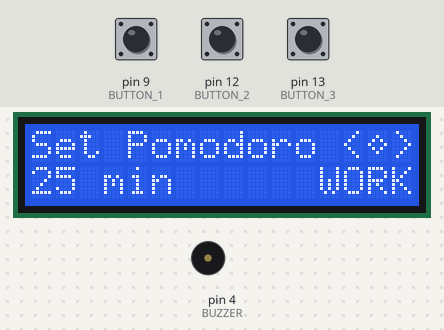
The sketch below on a simulated Arduino Uno, built with avr-gcc and run on an emulated ATmega328P. On the bench: 16×2 character LCD, buzzer (waves = sounding). The test bench sets the inputs (shaded band); at power-on: pin 12 (BUTTON_2) HIGH, pin 13 (BUTTON_3) HIGH, pin 9 (BUTTON_1) HIGH.

Above: at 1.2 s.
1.3 s: pin 12 (BUTTON_2) pulled LOW for 0.15 s
At 2.5 s:
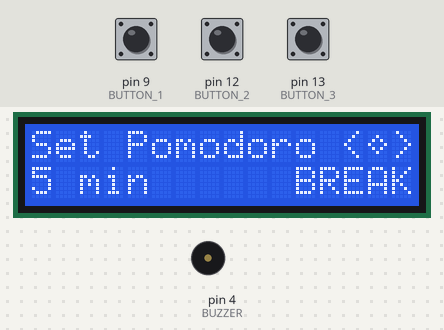
2.9 s: pin 12 (BUTTON_2) pulled LOW for 1 s
At 3.7 s:
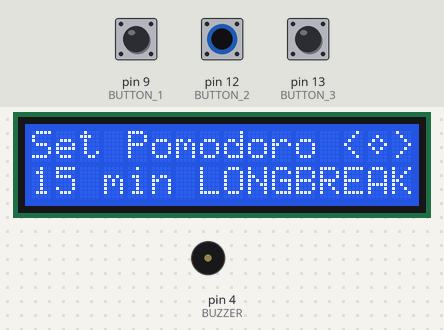
5.4 s: pin 12 (BUTTON_2) pulled LOW for 0.15 s
At 6.7 s:
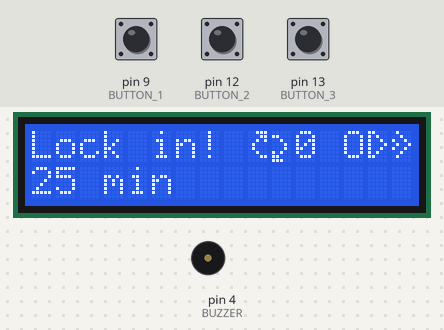
7.0 s: pin 13 (BUTTON_3) pulled LOW for 0.15 s
At 8.7 s:
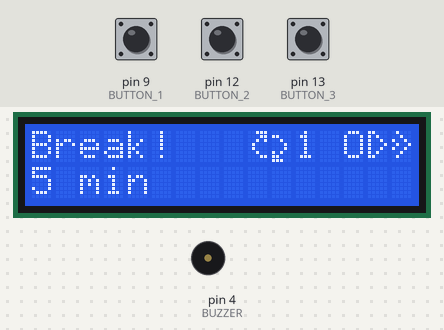
9.5 s: pin 9 (BUTTON_1) pulled LOW for 0.15 s
At 9.9 s:
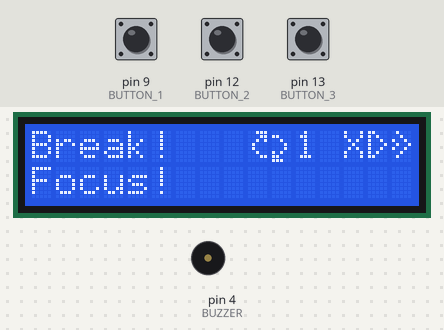
11.1 s: pin 13 (BUTTON_3) pulled LOW for 1 s
At 13.0 s:
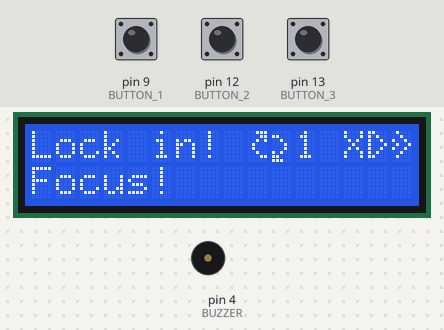
Timing chart, 0 to 14.5 s (numbered marks = the images above; inputs shaded):
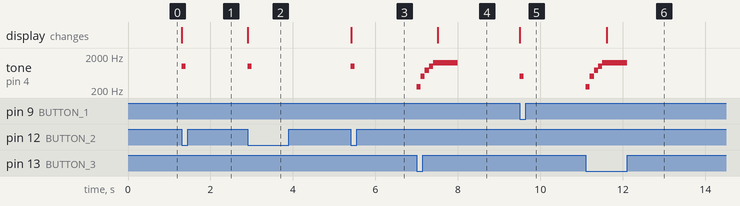

Measured:
- after the input at 1.3 s, tone on pin 4 (BUZZER): silent → 1000 Hz at once, → silent 0.10 s later; the display: changes at once (image 1)
- after the input at 2.9 s, tone on pin 4 (BUZZER): silent → 1000 Hz at once, → silent 0.10 s later; the display: changes at once (image 2)
- after the input at 5.4 s, tone on pin 4 (BUZZER): silent → 1000 Hz at once, → silent 0.10 s later; the display: changes at once (image 3)
- after the input at 7.0 s, tone on pin 4 (BUZZER): plays 250 Hz for 0.10 s, 500 Hz for 0.10 s, 750 Hz for 0.10 s, 1000 Hz for 0.10 s, 1250 Hz for 0.60 s, starting at once; the display: changes after 0.51 s (image 4)
- after the input at 9.5 s, tone on pin 4 (BUZZER): silent → 500 Hz at once, → silent 0.10 s later; the display: changes at once (image 5)
- after the input at 11.1 s, tone on pin 4 (BUZZER): plays 250 Hz for 0.10 s, 500 Hz for 0.10 s, 750 Hz for 0.10 s, 1000 Hz for 0.10 s, 1250 Hz for 0.60 s, starting at once; the display: changes after 0.51 s (image 6)

The sketch:

pomodoro.ino
```cpp
/*
 The circuit:
 * LCD RS pin to digital pin 2
 * LCD Enable pin to digital pin 3
 * LCD D4 pin to digital pin 5
 * LCD D5 pin to digital pin 6
 * LCD D6 pin to digital pin 7
 * LCD D7 pin to digital pin 8
 * LCD R/W pin to ground
 * LCD VSS pin to ground
 * LCD VCC pin to 5V
 * Piezo to digital pin 4
 * Button 1 to digital pin 9
 * Button 2 to digital pin 12
 * Button 3 to digital pin 13
 * 10K resistor:
 * ends to +5V and ground

wiper to LCD VO pin (pin 3)
*/

#include <LiquidCrystal.h>
#include "consts.h"

// LCD Pins
const int rs = 2, en = 10, d4 = 5, d5 = 6, d6 = 7, d7 = 8;
LiquidCrystal lcd(rs, en, d4, d5, d6, d7);

// Button flags
#define BUTTON_1_PRESSED (1 << 0)
#define BUTTON_2_PRESSED (1 << 1)
#define BUTTON_3_PRESSED (1 << 2)

// Component pins
#define BUZZER 4
#define BUTTON_1 9
#define BUTTON_2 12
#define BUTTON_3 13

// Minute in milliseconds
#define MINUTE 60000

// Inputs held down
uint8_t buttonsPressed = 0;

// Input in a single loop cycle
uint8_t buttons = 0;

// Configured timer durations
uint8_t workMinutes = 25;
uint8_t breakMinutes = 5;
uint8_t longBreakMinutes = 15;

// Timer minutes remaining
int8_t minutesRemaining = 0;

// How many pomodoro cycles have passed
uint8_t cycles = 0;

// If timer is paused
bool paused = false;

// If timer is hidden
bool timerHidden = false;

// Did a minute pass in loop?
bool minutePassed = false;

// For counting minutes
unsigned long startMillis, currentMillis;

// Custom chars
enum CUSTOM_CHAR : uint8_t {
    CHAR_LEFT_ARROW,
    CHAR_RIGHT_ARROW,
    CHAR_SKIP,
    CHAR_CYCLE_1,
    CHAR_CYCLE_2,
    CHAR_PAUSE,
    CHAR_RESUME,
    CHAR_CONFIRM
};

// Timer states
enum MODE : uint8_t {
  WORK_SETUP,
  BREAK_SETUP,
  LONG_BREAK_SETUP,
  POMODORO_WORK,
  POMODORO_BREAK
} mode = WORK_SETUP;

void setup() {
    // Let the fun begin
    Serial.begin(9600);
    lcd.begin(16, 2);

    // Create characterse
    lcd.createChar(CHAR_LEFT_ARROW, LEFT_ARROW);
    lcd.createChar(CHAR_CONFIRM, CONFIRM);
    lcd.createChar(CHAR_RIGHT_ARROW, RIGHT_ARROW);
    lcd.createChar(CHAR_SKIP, SKIP);
    lcd.createChar(CHAR_CYCLE_1, CYCLE[0]);
    lcd.createChar(CHAR_CYCLE_2, CYCLE[1]);
    lcd.createChar(CHAR_PAUSE, PAUSE);
    lcd.createChar(CHAR_RESUME, RESUME);

    // Components
    pinMode(BUZZER, OUTPUT);
    pinMode(BUTTON_1, INPUT);
    pinMode(BUTTON_2, INPUT);
    pinMode(BUTTON_3, INPUT);

    // Initial print
    startMillis = millis();

    // Begin setup
    setupInterface();
}

void loop() {
    // Check for one shot input from any of the 3 buttons
    buttons = oneShotButtonsPressed();

    // Don't count time if paused
    if (!paused) minutePassed = countTime();

    switch (mode) {
      case WORK_SETUP:
          lcd.setCursor(12, 1);
          lcd.print("WORK");

          // LEFT, RIGHT ARROW BUTTONS
          setTimeButtons(&workMinutes);

          // CONFIRM
          if (buttons & BUTTON_2_PRESSED) {
            // Switch over to break setup
            mode = BREAK_SETUP;
            lcd.setCursor(11, 1);
            lcd.print("BREAK");
            printTime(breakMinutes);
          }
          minutesRemaining = workMinutes;
          break;

      case BREAK_SETUP:
        // LEFT, RIGHT ARROW BUTTONS
        setTimeButtons(&breakMinutes);
        // CONFIRM
        if (buttons & BUTTON_2_PRESSED) {
            // Switch over to long break setup
            mode = LONG_BREAK_SETUP;
            lcd.setCursor(7, 1);
            lcd.print("LONGBREAK");
            printTime(longBreakMinutes);
        }

        break;

      case LONG_BREAK_SETUP:
        // LEFT, RIGHT ARROW BUTTONS
        setTimeButtons(&longBreakMinutes);
        // CONFIRM
        if (buttons & BUTTON_2_PRESSED) {
            // Switch over to work timer
            mode = POMODORO_WORK;

            // Transition to pomodoro timer
            timerInterface();
        }
        break;

      case POMODORO_WORK:
      case POMODORO_BREAK:
        // SKIP
        skipButton();
        // PAUSE BUTTON
        pauseButton();
        // VISIBILITY BUTTON
        visibilityButton();

        // Check if a minute passed
        if (minutePassed) {
            minutesRemaining--;

            // Check if timer ran out
            if (minutesRemaining <= 0) {
                // Ring the alarm
                alarm();

                // Toggle between work and break mode
                mode = mode == POMODORO_WORK ? POMODORO_BREAK : POMODORO_WORK;

                // Add a cycle. Cap at 99.
                if (cycles < 99 && mode == POMODORO_BREAK)
                  cycles++;

                // Update timer
                if (mode == POMODORO_BREAK) {
                    // After every 4 cycles, do long break
                    minutesRemaining =
                        cycles % 4 == 0 ?
                        longBreakMinutes : breakMinutes;
                } else {
                    minutesRemaining = workMinutes;
                }

                // Refresh interface
                timerInterface();
            } else {
                // Timer hasn't run out yet, so update it
                if (!timerHidden) {
                    printTime(minutesRemaining);
                }
            }
        }
        break;
    }
}


// Plays a cute alarm with piezo
void alarm() {
  for (uint8_t i = 1; i <= 5; ++i) {
    tone(BUZZER, 250 * i, 200);
    delay(100);
  }
  tone(BUZZER, 1250, 500);
}

// Wipes the timer text
void clearTimerText() {
  lcd.setCursor(0, 1);
  lcd.print("       ");
}

// Prints time to col 0, row 1
void printTime(int minutes) {
  clearTimerText();
  lcd.setCursor(0, 1);
  lcd.print(minutes);
  lcd.print(" min");
}

// Counts time.
// Returns true if interval passed
bool countTime() {
  currentMillis = millis();
  if (currentMillis - startMillis >= MINUTE) {
    startMillis = currentMillis;
    return true;
  }
  return false;
}

// single fire buttons presses
uint8_t oneShotButtonsPressed() {
  uint8_t flags = 0;
  uint16_t tonePitch = 0;

  if (digitalRead(BUTTON_1) == LOW) {
    if ((buttonsPressed & BUTTON_1_PRESSED) == 0) {
      flags |= BUTTON_1_PRESSED;
      buttonsPressed |= BUTTON_1_PRESSED;
      tonePitch = 500;
    }
  } else {
    buttonsPressed = buttonsPressed & ~BUTTON_1_PRESSED;
  }
  if (digitalRead(BUTTON_2) == LOW) {
    if ((buttonsPressed & BUTTON_2_PRESSED) == 0) {
      flags |= BUTTON_2_PRESSED;
      buttonsPressed |= BUTTON_2_PRESSED;
      tonePitch = 1000;
    }
  } else {
    buttonsPressed = buttonsPressed & ~BUTTON_2_PRESSED;
  }
  if (digitalRead(BUTTON_3) == LOW) {
    if ((buttonsPressed & BUTTON_3_PRESSED) == 0) {
      flags |= BUTTON_3_PRESSED;
      buttonsPressed |= BUTTON_3_PRESSED;
      tonePitch = 750;
    }
  } else {
    buttonsPressed = buttonsPressed & ~BUTTON_3_PRESSED;
  }

  // Play tone if button pressed
  if (flags != 0) {
    tone(BUZZER, tonePitch, 100);
  }

  return flags;
}
```

button_funcs.ino
```cpp
// Pauses with button 2
// Returns true if pressed
void pauseButton() {
    if ((buttons & BUTTON_2_PRESSED) == 0) {
        return false;
    }

    paused = !paused;
    lcd.setCursor(14, 0);
    lcd.write(byte(
      paused ? CHAR_PAUSE : CHAR_RESUME
    ));

    lcd.setCursor(10, 1);
    if (paused) {
        lcd.print("PAUSED");
    } else {
        timerInterface();
    }

    return true;
}

// Skips with button 3
// Returns true if pressed
bool skipButton() {
    // Check if button 3 was pressed
    if ((buttons & BUTTON_3_PRESSED) == 0) {
        return false;
    }

    // Set minutes remaining to 0 to skip
    minutesRemaining = 1;
    minutePassed = true;
    return true;
}

// Hides timer with button 1
// Returns true if pressed
bool visibilityButton() {
    // Check if button 1 was pressed
    if ((buttons & BUTTON_1_PRESSED) == 0) {
        return false;
    }

    // Toggle timer visiblity
    timerHidden = !timerHidden;
    if (timerHidden) {
      // Overwrite timer to hide it
      lcd.setCursor(0, 1);
      lcd.print("Focus!  ");
    } else {
      // Refresh interface
      timerInterface();
    }

    // Update visibility indicator
    lcd.setCursor(13, 0);
    lcd.print(
      timerHidden ? "X" : "O"
    );
    return true;
}

// Time set buttons
void setTimeButtons(uint8_t* outputMinutes) {
    uint8_t change = 5, min = 5, max = 30;

    // LEFT ARROW, reduce time
    if (buttons & BUTTON_1_PRESSED) {
      // Check that we stay within min bounds
      *outputMinutes -= change;
      if (*outputMinutes < min)
        *outputMinutes = max;
      printTime(*outputMinutes);
    }
    // RIGHT ARROW, increase time
    else if (buttons & BUTTON_3_PRESSED) {
      *outputMinutes += change;
      // Check that we stay within max bounds
      if (*outputMinutes > max)
        *outputMinutes = min;
      printTime(*outputMinutes);
    }
}
```

consts.h
```cpp
#ifndef CONSTS_H_
#define CONSTS_H_

const byte CYCLE[2][8] = {
  {
    B00111,
    B00011,
    B00101,
    B01000,
    B01000,
    B00100,
    B00011,
    B00000,
  },
  {
    B00000,
    B11000,
    B00100,
    B00010,
    B00010,
    B10100,
    B11000,
    B11100,
  },
};

const byte SKIP[8] = {
    B01000,
    B00100,
    B10010,
    B01001,
    B10010,
    B00100,
    B01000,
    B00000,
};

const byte PAUSE[8] = {
    B01010,
    B01010,
    B01010,
    B01010,
    B01010,
    B01010,
    B01010,
    B00000,
};

const byte RESUME[8] = {
    B11000,
    B10100,
    B10010,
    B10001,
    B10010,
    B10100,
    B11000,
    B00000,
};

const byte LEFT_ARROW[8] = {
    B00010,
    B00100,
    B01000,
    B10000,
    B01000,
    B00100,
    B00010,
    B00000,
};

const byte RIGHT_ARROW[8] = {
    B01000,
    B00100,
    B00010,
    B00001,
    B00010,
    B00100,
    B01000,
    B00000,
};

const byte CONFIRM[8] = {
    B00000,
    B00100,
    B01010,
    B10001,
    B01010,
    B00100,
    B00000,
    B00000,
};

const byte TIMER_VISIBLE[8] = {
    B00000,
    B01110,
    B10001,
    B10101,
    B10001,
    B01110,
    B00000,
    B00000,
};

const byte TIMER_HIDDEN[8] = {
    B00000,
    B01110,
    B11111,
    B11111,
    B10001,
    B01110,
    B00000,
    B00000,
};

const byte CHARRAY_PULSING_HEART[2][8] = {
  {
    B00000,
    B00000,
    B01010,
    B10101,
    B10001,
    B10001,
    B01010,
    B00100,
  },
  {
    B00000,
    B01010,
    B11111,
    B10101,
    B10001,
    B11011,
    B01110,
    B00100,
  },
};

const byte BOUNCING_HEART[6][8] = {
  {
    B00000,
    B00000,
    B00000,
    B01010,
    B10101,
    B10001,
    B01010,
    B00100
  },
  {
    B00000,
    B00000,
    B01010,
    B10101,
    B10001,
    B11011,
    B01110,
    B00100
  },
  {
    B00000,
    B01010,
    B10101,
    B10001,
    B11011,
    B01110,
    B00100,
    B00000
  },
  {
    B01010,
    B10101,
    B10001,
    B01010,
    B00100,
    B00000,
    B00000,
    B00000
  },
  {
    B01010,
    B11111,
    B10101,
    B10001,
    B01010,
    B00100,
    B00000,
    B00000
  },
  {
    B00000,
    B01010,
    B11111,
    B10101,
    B10001,
    B01010,
    B00100,
    B00000
  }
};

#endif
```

interfaces.ino
```cpp
void timerInterface() {
    // Transition to break mode
    lcd.clear();
    lcd.home();

    // Change title based on mode
    lcd.print(
        mode == POMODORO_WORK ? "Lock in!" : "Break!"
    );

    // Skip
    lcd.setCursor(13, 0);
    lcd.print(
        timerHidden ? "X" : "O"
    );
    lcd.write(byte(
        paused ? CHAR_PAUSE : CHAR_RESUME
    ));
    lcd.write(byte(CHAR_SKIP));

    // Cycles
    uint8_t col = cycles < 10 ? 9 : 10;
    lcd.setCursor(col, 0);
    lcd.write(byte(CHAR_CYCLE_1));
    lcd.write(byte(CHAR_CYCLE_2));
    lcd.print(cycles);

    if (timerHidden) {
        lcd.setCursor(0, 1);
        lcd.print("Focus!");
    } else {
        printTime(minutesRemaining);
    }
}

void setupInterface() {
    lcd.home();
    lcd.print("Set Pomodoro");

    lcd.setCursor(13, 0);
    lcd.write(byte(CHAR_LEFT_ARROW));
    lcd.write(byte(CHAR_CONFIRM));
    lcd.write(byte(CHAR_RIGHT_ARROW));

    uint8_t minutes = 0;
    switch (mode) {
        case WORK_SETUP:
            minutes = workMinutes;
            break;
        case BREAK_SETUP:
            minutes = breakMinutes;
            break;
        case LONG_BREAK_SETUP:
            minutes = longBreakMinutes;
            break;
    }
    printTime(minutes);
}
```
